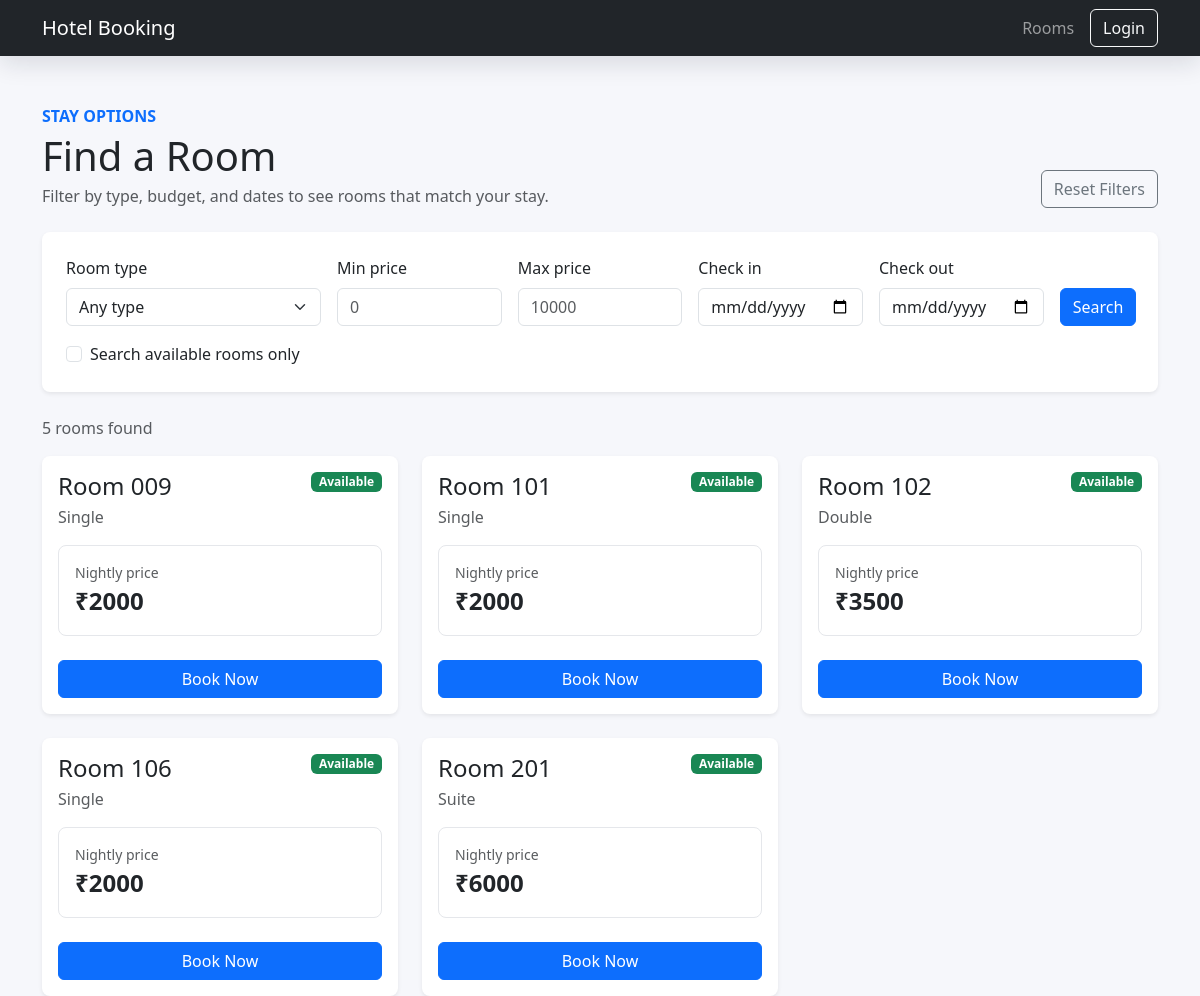
The app's page /, older data.
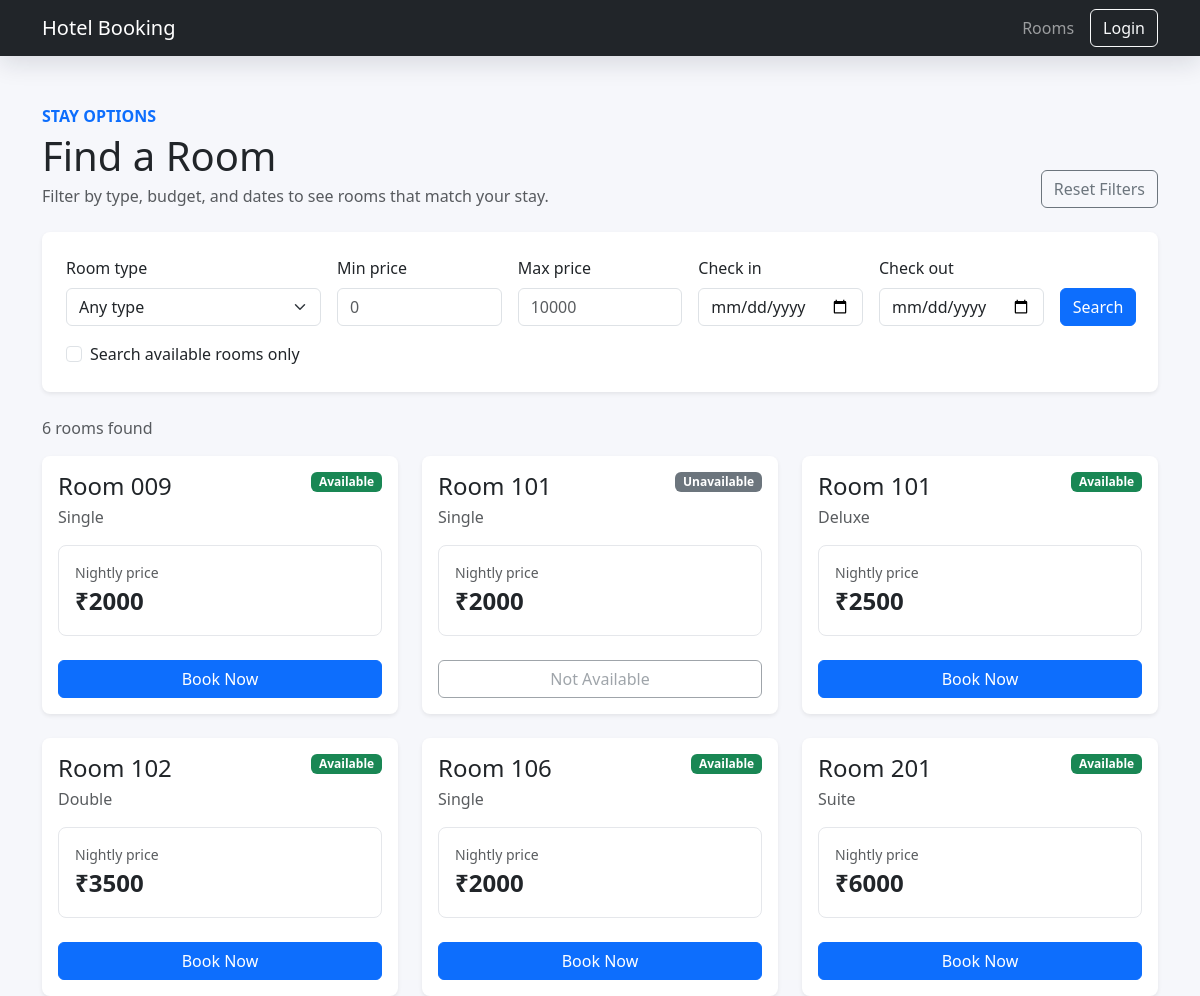
The same page, newer data.
### rooms/models.py (models this page shows, shortened)
class Room(models.Model):
    room_number = models.CharField(max_length=10, unique=True)
    room_type = models.CharField(max_length=50)
    price = models.IntegerField()
    available = models.BooleanField(default=True)

### rooms/views.py (the view, shortened to what this page needs)
# urls.py: path('', views.room_list, name='room_list'),
def room_list(request):
    form = RoomSearchForm(request.GET or None)
    rooms = Room.objects.all().order_by('room_number')
    selected_check_in = None
    selected_check_out = None
    return render(request, 'rooms/room_list.html', {
        'rooms': rooms,
        'form': form,
        'selected_check_in': selected_check_in,
        'selected_check_out': selected_check_out,
    })

### rooms/templates/rooms/room_list.html (shortened to what this page needs)
{% extends 'rooms/base.html' %}
{% block content %}
<div class="container mt-5">
    <div class="d-flex flex-column flex-lg-row justify-content-between gap-3 align-items-lg-end mb-4">
        <div>
            <p class="text-uppercase text-primary fw-semibold mb-1">Stay options</p>
            <h1 class="mb-1">Find a Room</h1>
            <p class="text-muted mb-0">Filter by type, budget, and dates to see rooms that match your stay.</p>
        </div>
        <a href="{% url 'room_list' %}" class="btn btn-outline-secondary">Reset Filters</a>
    </div>
    <form method="get" class="booking-panel bg-white shadow-sm p-4 mb-4">
        <div class="row g-3 align-items-end">
            <div class="col-md-6 col-xl-3">
                <label for="{{ form.room_type.id_for_label }}" class="form-label">{{ form.room_type.label }}</label>
                {{ form.room_type }}
            </div>
            <div class="col-md-6 col-xl-2">
                <label for="{{ form.min_price.id_for_label }}" class="form-label">{{ form.min_price.label }}</label>
                {{ form.min_price }}
            </div>
            <div class="col-md-6 col-xl-2">
                <label for="{{ form.max_price.id_for_label }}" class="form-label">{{ form.max_price.label }}</label>
                {{ form.max_price }}
            </div>
            <div class="col-md-6 col-xl-2">
                <label for="{{ form.check_in.id_for_label }}" class="form-label">{{ form.check_in.label }}</label>
                {{ form.check_in }}
            </div>
            <div class="col-md-6 col-xl-2">
                <label for="{{ form.check_out.id_for_label }}" class="form-label">{{ form.check_out.label }}</label>
                {{ form.check_out }}
            </div>
            <div class="col-md-6 col-xl-1 d-grid">
                <button type="submit" class="btn btn-primary">Search</button>
            </div>
        </div>
        <div class="form-check mt-3">
            {{ form.available_only }}
            <label for="{{ form.available_only.id_for_label }}" class="form-check-label">
                {{ form.available_only.label }}
            </label>
        </div>
    </form>
    <div class="d-flex justify-content-between align-items-center mb-3">
        <p class="text-muted mb-0">{{ rooms|length }} room{{ rooms|length|pluralize }} found</p>
    </div>
    <div class="row g-4">
        {% for room in rooms %}
        <div class="col-md-6 col-xl-4">
            <div class="card room-card shadow-sm h-100">
                <div class="card-body d-flex flex-column">
                    <div class="d-flex justify-content-between align-items-start mb-3">
                        <div>
                            <h3 class="h4 mb-1">Room {{ room.room_number }}</h3>
                            <p class="text-muted mb-0">{{ room.room_type }}</p>
                        </div>
                        {% if room.available %}
                            <span class="badge text-bg-success">Available</span>
                        {% else %}
                            <span class="badge text-bg-secondary">Unavailable</span>
                        {% endif %}
                    </div>
                    <div class="stat-tile mb-4">
                        <span class="text-muted d-block small">Nightly price</span>
                        <strong class="fs-4">₹{{ room.price }}</strong>
                    </div>
                    {% if room.available %}
                        <a href="{% url 'book_room' room.id %}" class="btn btn-primary mt-auto">
                            Book Now
                        </a>
                    {% else %}
                        <button class="btn btn-outline-secondary mt-auto" disabled>
                            Not Available
                        </button>
                    {% endif %}
                </div>
            </div>
        </div>
        {% endfor %}
    </div>
</div>
{% endblock %}

Row changes from the older to the newer data that the page shows:
changed Room (number 2 of 6 on the later page): available "Available Book Now" → "Unavailable Not Available"
added Room: room_number "101", room_type "Deluxe", available "Available", price "2500"
Text that changed along with them:
{{ rooms|length }}: "5" → "6"
